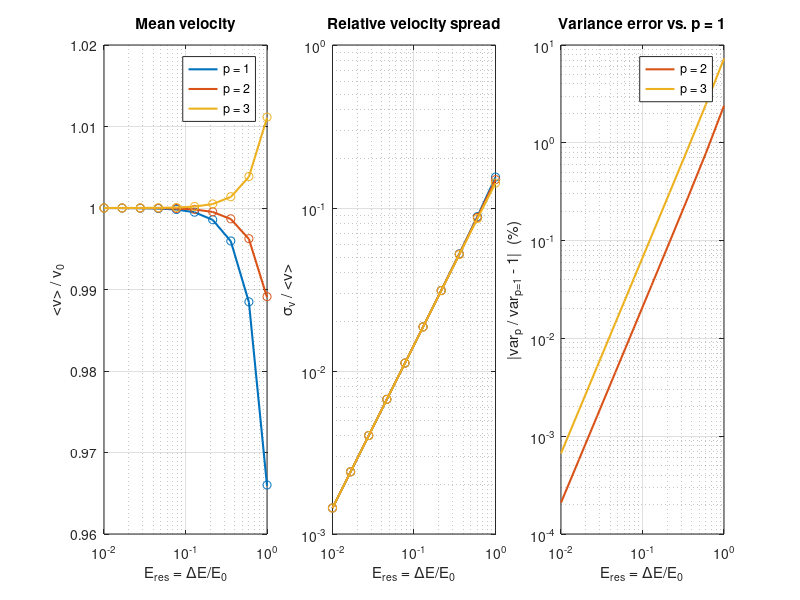

Here is the MATLAB script that generated this plot: (Note: this script raises an error after producing the figure.)
% Effect of the sampling variable (uniform in v^p) on the moments of a
% particle population drawn from one energy bin, vs. energy resolution.
%   p = 1: uniform in v
%   p = 2: uniform in v^2 (i.e. uniform in energy)
%   p = 3: uniform in v^3 (i.e. uniform in velocity-space volume)

E0       = 1000;                    % eV (bin centre)
Eres_vec = logspace(log10(0.05), 0, 5);     % dE/E0, must be < 2 so that E1 > 0
Eres_vec = logspace(-2, 0, 10);     % dE/E0, must be < 2 so that E1 > 0
ps       = [1 2 3];
N        = 1e6;
v0       = sqrt(2*E0);              % velocity at bin centre (m = 1 units)

% Analytic raw moment E[v^n] when v^p ~ U(a,b), with a = v1^p, b = v2^p
rawmom = @(n,a,b,p) (b.^(n/p+1) - a.^(n/p+1)) ./ ((n/p+1)*(b-a));

nE = numel(Eres_vec);  nP = numel(ps);
vmean_s = zeros(nE,nP);  vvar_s = zeros(nE,nP);   % sampled
vmean_a = zeros(nE,nP);  vvar_a = zeros(nE,nP);   % analytic

for i = 1:nE
  Eres = Eres_vec(i);
  dE = E0*Eres;
  v1 = sqrt(2*(E0 - 0.5*dE));
  v2 = sqrt(2*(E0 + 0.5*dE));

  rng(1);
  r = rand(N,1);                  % same random numbers for all p
  for j = 1:nP
    p = ps(j);
    a = v1^p;  b = v2^p;
    v = (a + r*(b-a)).^(1/p);

    vmean_s(i,j) = mean(v);
    vvar_s(i,j)  = var(v);

    m1 = rawmom(1,a,b,p);
    m2 = rawmom(2,a,b,p);
    vmean_a(i,j) = m1;
    vvar_a(i,j)  = m2 - m1^2;
  end
end

% Use the analytic values for the comparison (no sampling noise),
% and the sampled values as markers to confirm them.
cols = lines(nP);
lbl  = arrayfun(@(p) sprintf('p = %d', p), ps, 'UniformOutput', false);

figure('Position',[100 100 1100 380]);

% 1) Mean velocity relative to the bin-centre velocity
subplot(1,3,1); hold on;
for j = 1:nP
  plot(Eres_vec, vmean_a(:,j)/v0, '-', 'Color', cols(j,:), 'LineWidth', 1.5);
  plot(Eres_vec, vmean_s(:,j)/v0, 'o', 'Color', cols(j,:), 'HandleVisibility','off');
end
set(gca,'XScale','log'); xlabel('E_{res} = \DeltaE/E_0'); ylabel('<v> / v_0');
title('Mean velocity'); legend(lbl,'Location','best'); box on; grid on;

% 2) Spread (sqrt of variance, i.e. the "temperature" proxy) relative to the mean
subplot(1,3,2); hold on;
for j = 1:nP
  plot(Eres_vec, sqrt(vvar_a(:,j))./vmean_a(:,j), '-', 'Color', cols(j,:), 'LineWidth', 1.5);
  plot(Eres_vec, sqrt(vvar_s(:,j))./vmean_s(:,j), 'o', 'Color', cols(j,:), 'HandleVisibility','off');
end
set(gca,'XScale','log','YScale','log'); xlabel('E_{res} = \DeltaE/E_0');
ylabel('\sigma_v / <v>'); title('Relative velocity spread'); box on; grid on;

% 3) Relative difference in variance w.r.t. p = 1
subplot(1,3,3); hold on;
for j = 2:nP
  plot(Eres_vec, abs(vvar_a(:,j)./vvar_a(:,1) - 1)*100, '-', ...
    'Color', cols(j,:), 'LineWidth', 1.5);
end
set(gca,'XScale','log','YScale','log'); xlabel('E_{res} = \DeltaE/E_0');
ylabel('|var_p / var_{p=1} - 1|  (%)'); title('Variance error vs. p = 1');
legend(lbl(2:end),'Location','best'); box on; grid on;

% Print the numbers for the resolution in your example
[~,k] = min(abs(Eres_vec - 0.24));
fprintf('E_res = %.2f\n', Eres_vec(k));
for j = 1:nP
  fprintf('p = %d:  <v> = %.3f,  var = %.4f\n', ps(j), vmean_a(k,j), vvar_a(k,j));
end

%%
% Multi-bin test: a Gaussian VDF is binned on a constant-dE/E energy grid,
% then reconstructed by sampling uniformly in v^p inside each bin.
% Compare the recovered mean and spread with the truth as the distribution
% width goes from << bin width to >> bin width.

E0   = 1000;                         % eV, centre of one bin (grid anchor)
Eres = 0.24;                         % dE/E
v0   = sqrt(2*E0);                   % true mean velocity (m = 1 units)
ps   = [1 2 3];

% --- Contiguous grid: bin k spans [Elo(k), Ehi(k)], Ehi(k) = Elo(k+1) ---
r   = (1+Eres/2)/(1-Eres/2);         % ratio of consecutive edges
k   = -40:40;
Elo = E0*(1-Eres/2)*r.^k;
Ehi = Elo*r;                         % bin k=0 is [E0-dE/2, E0+dE/2], as in your code
v1  = sqrt(2*Elo);
v2  = sqrt(2*Ehi);
dv  = v0*Eres/2;                     % bin width in v at v0 (dv/v = dE/2E)

% --- Widths to scan, in units of the bin width ---
sig_rel = logspace(log10(0.05), log10(10), 25);   % sigma_v / dv
vt      = sig_rel*dv;                            % true sigma_v (v0 stays fixed)

Phi     = @(v,mu,s) 0.5*erfc(-(v-mu)/(s*sqrt(2)));        % Gaussian CDF
rawmom  = @(n,a,b,p) (b.^(n/p+1) - a.^(n/p+1)) ./ ((n/p+1)*(b-a));

nS = numel(vt); nP = numel(ps);
mean_a = zeros(nS,nP);  var_a = zeros(nS,nP);

for i = 1:nS
  w = Phi(v2,v0,vt(i)) - Phi(v1,v0,vt(i));     % probability mass per bin
  w = w/sum(w);
  for j = 1:nP
    p  = ps(j);
    a  = v1.^p;  b = v2.^pillusy;
    m1 = rawmom(1,a,b,p);                    % per-bin mean of v
    m2 = rawmom(2,a,b,p);                    % per-bin <v^2>
    mu = sum(w.*m1);
    mean_a(i,j) = mu;
    var_a(i,j)  = sum(w.*m2) - mu^2;         % total variance (mixture)
  end  
  %histogram(a)
  %pause
end

% --- Plots ---
cols = lines(nP);
lbl  = arrayfun(@(p) sprintf('p = %d',p), ps, 'UniformOutput', false);

figure('Position',[100 100 1100 380]);

subplot(1,3,1); hold on;
for j = 1:nP
  plot(sig_rel, (mean_a(:,j)/v0 - 1)*100, 'Color', cols(j,:), 'LineWidth', 1.5);
end
set(gca,'XScale','log'); xlabel('\sigma_v / \Deltav_{bin}');
ylabel('(<v>_{rec} / v_0 - 1)  (%)'); title('Mean velocity error');
legend(lbl,'Location','best'); grid on; box on;

subplot(1,3,2); hold on;
for j = 1:nP
  plot(sig_rel, sqrt(var_a(:,j))./vt(:), 'Color', cols(j,:), 'LineWidth', 1.5);
end
set(gca,'XScale','log','YScale','log'); xlabel('\sigma_v / \Deltav_{bin}');
ylabel('\sigma_{rec} / \sigma_{true}'); title('Recovered spread');
grid on; box on;

subplot(1,3,3); hold on;
for j = 2:nP
  plot(sig_rel, (var_a(:,j)./var_a(:,1) - 1)*100, 'Color', cols(j,:), 'LineWidth', 1.5);
end
set(gca,'XScale','log'); xlabel('\sigma_v / \Deltav_{bin}');
ylabel('(var_p / var_{p=1} - 1)  (%)'); title('Effect of p on variance');
legend(lbl(2:end),'Location','best'); grid on; box on;

% --- Sampling check at sigma = 1 bin width (same procedure as your script) ---
[~,i0] = min(abs(sig_rel - 1));
w = Phi(v2,v0,vt(i0)) - Phi(v1,v0,vt(i0));  w = w/sum(w);
cw = [0, cumsum(w)];  cw(end) = 1 + eps;
N = 1e6;  rng(1);
[~,~,idx] = histcounts(rand(N,1), cw);           % pick a bin for each particle
u = rand(N,1);                                   % same uniforms for all p
fprintf('sigma/dv = %.2f\n', sig_rel(i0));
for j = 1:nP
  p = ps(j);
  a = v1(idx).^p;  b = v2(idx).^p;
  v = (a(:) + u.*(b(:)-a(:))).^(1/p);
  fprintf('p=%d: mean %.4f (analytic %.4f),  std %.4f (analytic %.4f)\n', ...
    p, mean(v), mean_a(i0,j), std(v), sqrt(var_a(i0,j)));
end

%%
% Forward-model (bin-integrated Gaussian, Poisson/multinomial ML) vs. moment-based
% estimate of sigma (and hence T ~ sigma^2) on a constant-dE/E energy grid.
% Scan: true width sigma/dv, beam offset relative to the bin grid, finite counts.

rng(1);
E0 = 1000;  Eres = 0.24;
v0 = sqrt(2*E0);

% --- Contiguous grid, bin k=0 is [E0(1-Eres/2), E0(1+Eres/2)] ---
rr  = (1+Eres/2)/(1-Eres/2);
k   = -30:30;
Elo = E0*(1-Eres/2)*rr.^k;
v1  = sqrt(2*Elo);
v2  = sqrt(2*Elo*rr);
i0  = find(k==0);
dv  = v2(i0) - v1(i0);                         % bin width in v at the beam position

% --- Settings ---
sig_rel = logspace(log10(0.03), log10(2), 20); % sigma_true / dv
offsets = [0 0.5];                             % beam centre relative to bin 0 centre, in dv
Ntot    = 2e4;                                 % detected particles per realisation
nrep    = 200;

Phi    = @(v,mu,s) 0.5*erfc(-(v-mu)./(s*sqrt(2)));
binP   = @(mu,s) Phi(v2,mu,s) - Phi(v1,mu,s);  % probability per bin
m1     = (v1+v2)/2;                            % p = 1 sampling inside the bin
m2     = (v1.^2 + v1.*v2 + v2.^2)/3;

% Negative log-likelihood in units of dv; x = [(mu-v0)/dv, log(sigma/dv)]
%nll = @(x,c,pos) -sum(c(pos).*log(max(binP(v0+x(1)*dv, max(exp(x(2)),1e-3)*dv)(pos), realmin)));
opts = optimset('Display','off','TolX',1e-6,'TolFun',1e-9);

nS = numel(sig_rel);  nO = numel(offsets);
R_mom = zeros(nS,nO,3);  R_fit = zeros(nS,nO,3);   % [16 50 84] percentiles of sigma^2 ratio

for io = 1:nO
  for is = 1:nS
    s_true  = sig_rel(is)*dv;
    mu_true = v0 + offsets(io)*dv;
    P       = binP(mu_true, s_true);  P = P/sum(P);
    cw      = [0, cumsum(P)];  cw(end) = 1 + eps;

    rm = zeros(nrep,1);  rf = zeros(nrep,1);
    for n = 1:nrep
      [c,~] = histcounts(rand(Ntot,1), cw);   % multinomial counts
      w   = c/sum(c);  pos = c > 0;

      % (a) moment estimator (reconstructed particles, p = 1)
      mu_m  = sum(w.*m1);
      var_m = sum(w.*m2) - mu_m^2;
      rm(n) = var_m/s_true^2;

      % (b) forward-model ML fit
      x0 = [(mu_m-v0)/dv, log(max(0.5*sqrt(var_m)/dv, 0.05))];
      %xh = fminsearch(@(x) nll(x,c,pos), x0, opts);
      xh = fminsearch(@(x) nll_bins(x, c, pos, binP, v0, dv), x0, opts);
      sh = max(exp(xh(2)),1e-3)*dv;
      rf(n) = sh^2/s_true^2;
    end
    R_mom(is,io,:) = prctile(rm,[16 50 84]);
    R_fit(is,io,:) = prctile(rf,[16 50 84]);
  end
end

% --- Plot ---
figure('Position',[100 100 1000 400]);
cm = [0.84 0.15 0.16];  cf = [0.12 0.47 0.71];
for io = 1:nO
  subplot(1,2,io); hold on;
  fill([sig_rel fliplr(sig_rel)], [R_mom(:,io,1)' fliplr(R_mom(:,io,3)')], cm, ...
    'FaceAlpha',0.2,'EdgeColor','none','HandleVisibility','off');
  fill([sig_rel fliplr(sig_rel)], [R_fit(:,io,1)' fliplr(R_fit(:,io,3)')], cf, ...
    'FaceAlpha',0.2,'EdgeColor','none','HandleVisibility','off');
  plot(sig_rel, R_mom(:,io,2), '-', 'Color', cm, 'LineWidth', 1.5, 'DisplayName','moments');
  plot(sig_rel, R_fit(:,io,2), '-', 'Color', cf, 'LineWidth', 1.5, 'DisplayName','forward fit');
  if offsets(io) == 0       % simple model: sigma_true^2 + dv^2/12
    plot(sig_rel, 1 + 1./(12*sig_rel.^2), 'k--', 'DisplayName','1 + \Deltav^2/(12\sigma^2)');
  end
  yline(1,'k:','HandleVisibility','off');
  set(gca,'XScale','log','YScale','log');
  xlabel('\sigma_{true} / \Deltav_{bin}');
  ylabel('T_{est} / T_{true}  (= \sigma^2 ratio)');
  title(sprintf('beam offset = %.1f bin widths', offsets(io)));
  legend('Location','northeast'); grid on; box on;
end

fprintf('Floor (centred beam): sigma_floor/dv = %.3f -> T_floor/T(sigma=dv) = %.3f\n', ...
  1/sqrt(12), 1/12);


function f = nll_bins(x, c, pos, binP, v0, dv)
mu = v0 + x(1)*dv;
s  = max(exp(x(2)), 1e-3)*dv;
P  = binP(mu, s);                  % temporary variable, no chained ()
Pp = P(pos);
f  = -sum(c(pos) .* log(max(Pp, realmin)));
end
